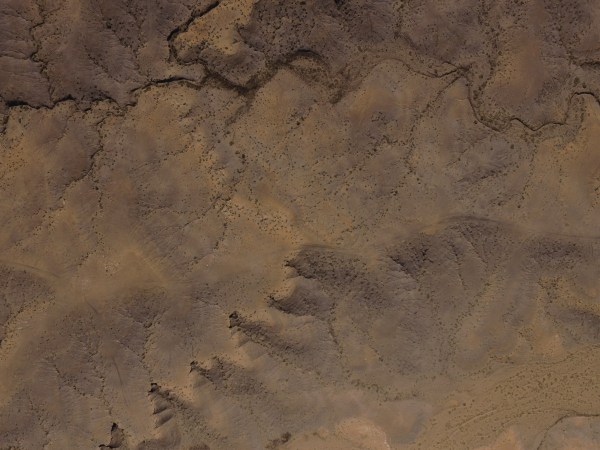
#> input picture resized_images/DJI_0001.JPG, 1200 x 900 px (shown at 1/2 size)
$ python -i crop_black.py   (imports and definitions only)
#> lines starting #> are read from the running program, lines starting #| are printed output that depends on the picture
#> further down, picture is the input picture: shape (900, 1200, 3); mean B, G, R 68.2, 85.8, 107
#Author Kyryl Serediuk and Vladyslav Varfolomeev
import cv2
import numpy as np

def crop_Black(img):
    height, width = img.shape[:2]
#> height = 900; width = 1200

    gray = cv2.cvtColor(img, cv2.COLOR_BGR2GRAY)
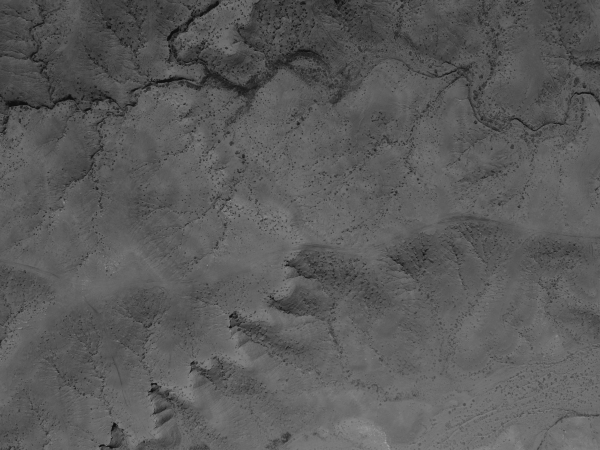
#> gray: shape (900, 1200) (shown at 1/2 size); min 7, max 176, mean 90.1

    _, thresh = cv2.threshold(gray, 1, 255, cv2.THRESH_BINARY)
#> thresh: shape (900, 1200); every value is 255
    contours, _ = cv2.findContours(thresh, cv2.RETR_EXTERNAL, cv2.CHAIN_APPROX_SIMPLE)
#> contours = [[[0, 0], [0, 899], [1199, 899], [1199, 0]]]
    mask = np.zeros((height, width), dtype=np.uint8)
    cv2.drawContours(mask, contours, -1, 255, cv2.FILLED)

    y, x = np.nonzero(mask)
    top, left = np.min(y), np.min(x)
#> top = 0; left = 0
    bottom, right = np.max(y), np.max(x)
#> bottom = 899; right = 1199

    left = max(left - 20, 0)
    top = max(top - 20, 0)
    right = min(right + 20, width)
#> right = 1200
    bottom = min(bottom + 20, height)
#> bottom = 900
    img_cropped = img[top:bottom, left:right]
    return img_cropped

>>> import cv2
>>> picture = cv2.imread('../resized_images/DJI_0001.JPG')
>>> result = crop_Black(picture)

$ run again, on resized_images/DJI_0002.JPG
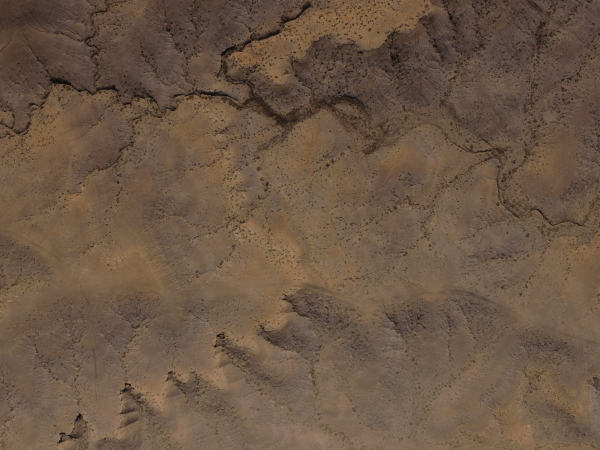
#> input picture resized_images/DJI_0002.JPG, 1200 x 900 px (shown at 1/2 size)
#> picture is the input picture: shape (900, 1200, 3); mean B, G, R 69.4, 87, 108.3
#> in crop_Black, `gray = cv2.cvtColor(img, cv2.COLOR_BGR2GRAY)`:
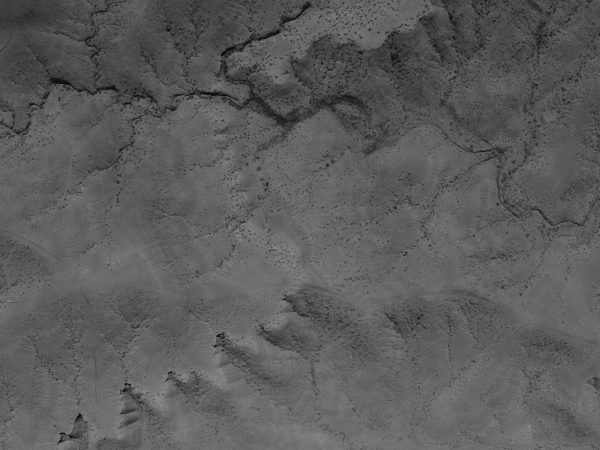
#> gray: shape (900, 1200) (shown at 1/2 size); min 8, max 167, mean 91.3
#> thresh: shape (900, 1200); every value is 255
#> contours = [[[0, 0], [0, 899], [1199, 899], [1199, 0]]]
#> top = 0
#> in crop_Black, `bottom, right = np.max(y), np.max(x)`: bottom = 899; right = 1199
#> in crop_Black, `right = min(right + 20, width)`: right = 1200
#> in crop_Black, `bottom = min(bottom + 20, height)`: bottom = 900

$ run again, on resized_images/DJI_0003.JPG
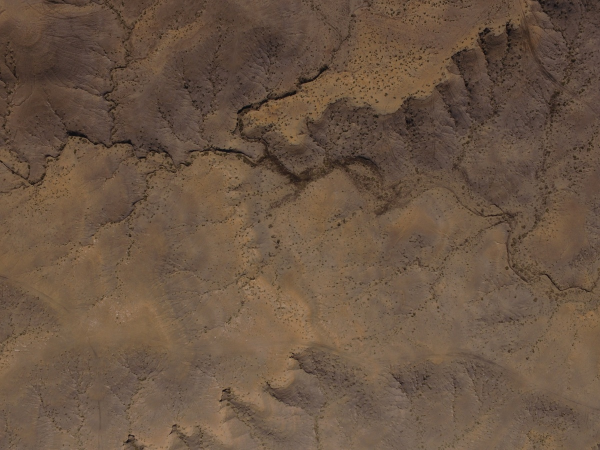
#> input picture resized_images/DJI_0003.JPG, 1200 x 900 px (shown at 1/2 size)
#> picture is the input picture: shape (900, 1200, 3); mean B, G, R 67.5, 85, 106.5
#> in crop_Black, `gray = cv2.cvtColor(img, cv2.COLOR_BGR2GRAY)`:
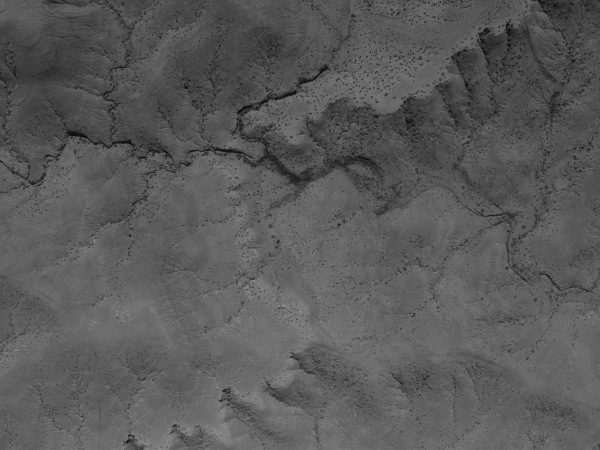
#> gray: shape (900, 1200) (shown at 1/2 size); min 9, max 170, mean 89.4
#> thresh: shape (900, 1200); every value is 255
#> contours = [[[0, 0], [0, 899], [1199, 899], [1199, 0]]]
#> top = 0
#> in crop_Black, `bottom, right = np.max(y), np.max(x)`: bottom = 899; right = 1199
#> in crop_Black, `right = min(right + 20, width)`: right = 1200
#> in crop_Black, `bottom = min(bottom + 20, height)`: bottom = 900

$ run again, on resized_images/DJI_0004.JPG
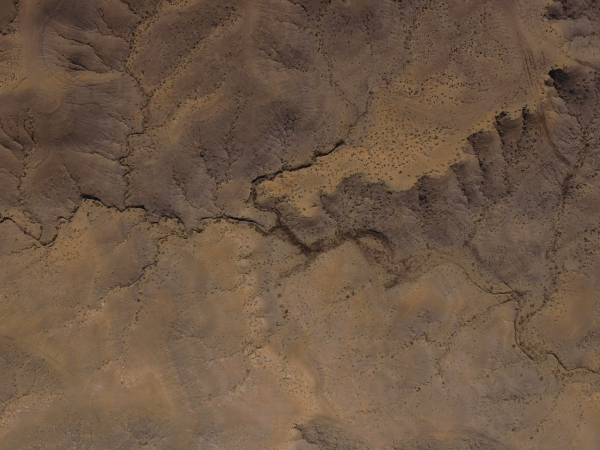
#> input picture resized_images/DJI_0004.JPG, 1200 x 900 px (shown at 1/2 size)
#> picture is the input picture: shape (900, 1200, 3); mean B, G, R 68.6, 87, 109.3
#> in crop_Black, `gray = cv2.cvtColor(img, cv2.COLOR_BGR2GRAY)`:
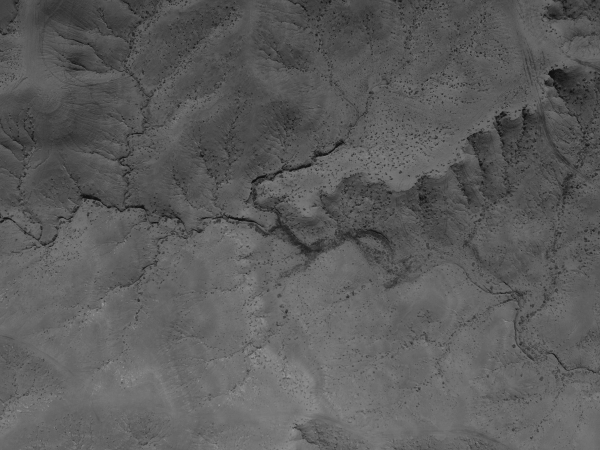
#> gray: shape (900, 1200) (shown at 1/2 size); min 8, max 179, mean 91.5
#> thresh: shape (900, 1200); every value is 255
#> contours = [[[0, 0], [0, 899], [1199, 899], [1199, 0]]]
#> top = 0
#> in crop_Black, `bottom, right = np.max(y), np.max(x)`: bottom = 899; right = 1199
#> in crop_Black, `right = min(right + 20, width)`: right = 1200
#> in crop_Black, `bottom = min(bottom + 20, height)`: bottom = 900
